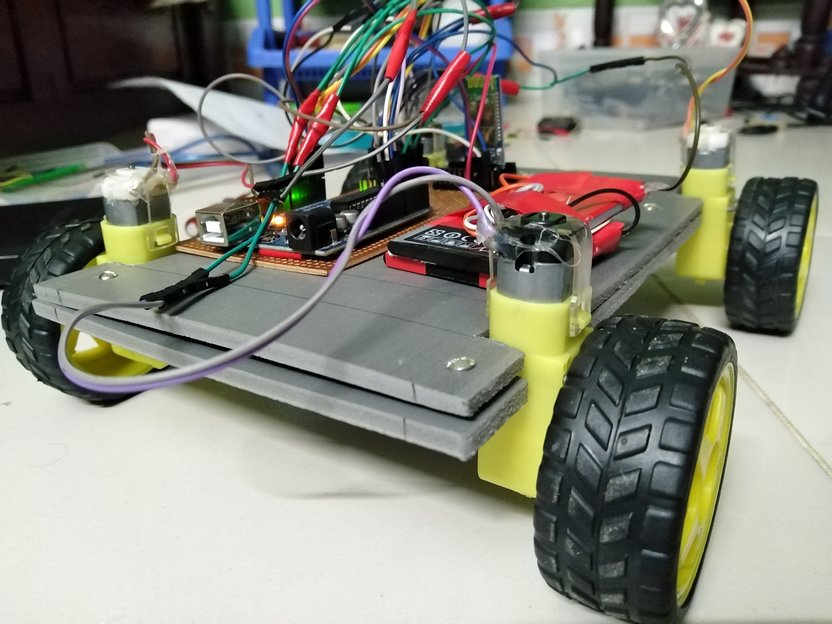
#> input picture car.jpg, 832 x 624 px
$ python Image_cropping.py
#> lines starting #> are read from the running program, lines starting #| are printed output that depends on the picture
#Image cropping

import cv2
import numpy as np
img=cv2.imread('car.jpg')
#> img is the input picture: shape (624, 832, 3); mean B, G, R 125, 136, 136.1
height,width=img.shape[:2]
#> height = 624; width = 832
st_row=int(height*.25)
#> st_row = 156
st_col=int(width*.25)
#> st_col = 208
ed_row=int(height*.75)
#> ed_row = 468
ed_col=int(width*.75)
#> ed_col = 624
cropped=img[st_row:ed_row,st_col:ed_col]
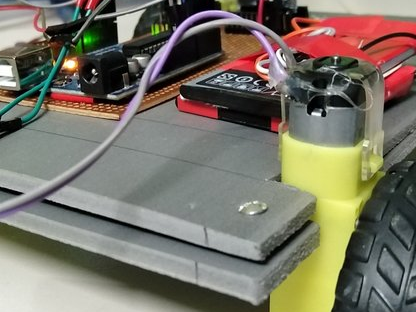
#> cropped: shape (312, 416, 3); mean B, G, R 103, 116.3, 121.7
cv2.imshow('original image',img)
cv2.waitKey(0)
cv2.imshow('cropped image',cropped)
cv2.waitKey(0)
cv2.destroyAllWindows()
